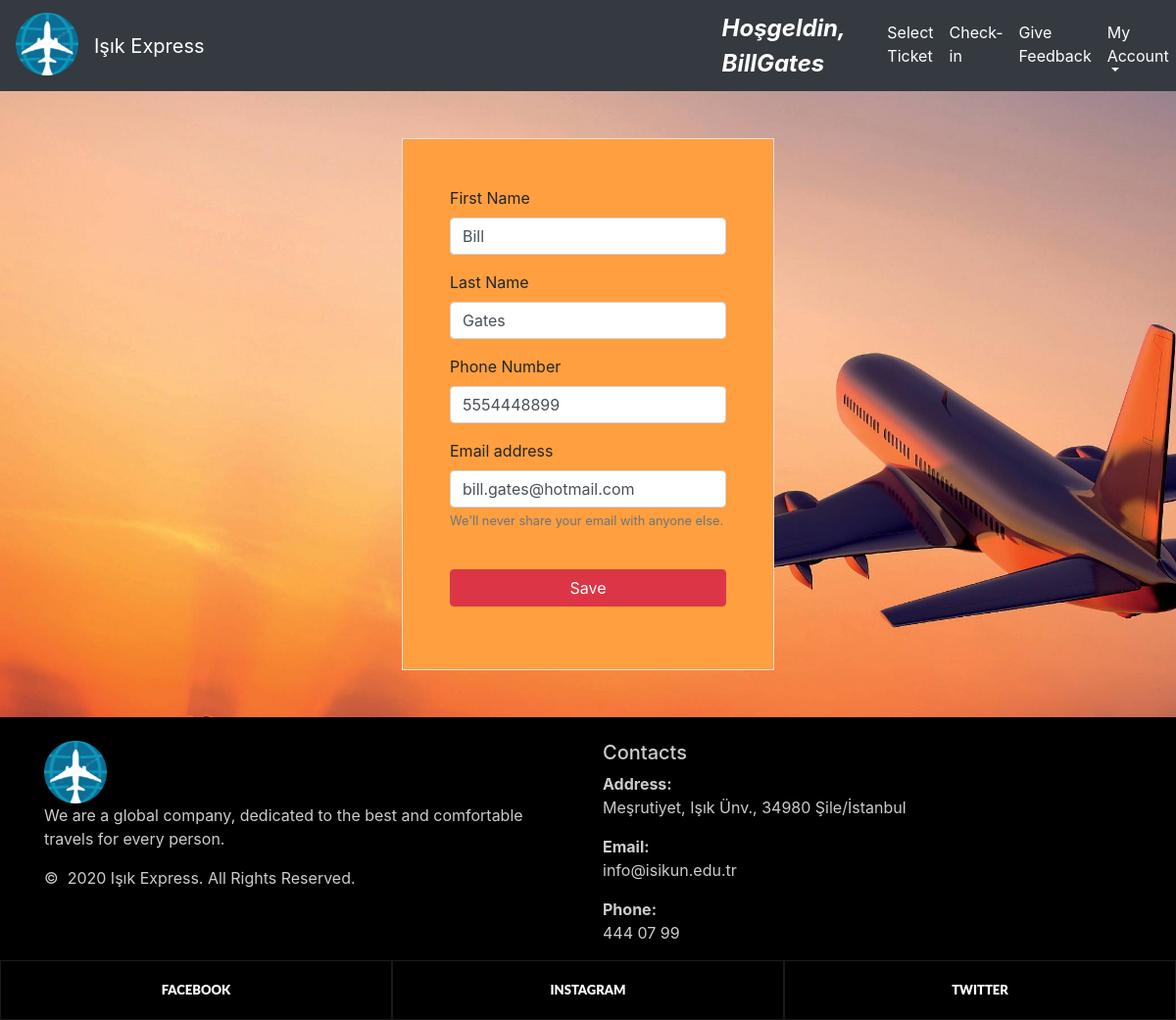
Screenshot of /changeEmail/ (signed in) with the database file from the repository.
### home/models.py (models this page shows, shortened)
class RegisteredUser(models.Model):
    user= models.OneToOneField(User,null=True,on_delete=models.CASCADE)   ## realation with django's user
    first_name = models.CharField(max_length=255,null=True)
    last_name = models.CharField(max_length=255, null=True)
    phone = models.CharField(max_length=11, null=True)
    email = models.EmailField(max_length=254)
    date_created = models.DateField(auto_now_add=True,null=True)

### home/views.py (the view)
# urls.py: path('changeEmail/', views.changeEmail, name="changeEmail"),
@login_required
def changeEmail(request):
    registereduser = request.user.registereduser
    form = ChangeEmailForm(instance=registereduser)
    if request.method =='POST':
        form = ChangeEmailForm(request.POST,instance=registereduser)
        if form.is_valid():
            form.save()
            return redirect('/homepage')
    context = {'form':form}
    return render(request, 'home/changeEmail.html', context)

### home/forms.py
class ChangeEmailForm(ModelForm):
   class Meta:
      model=RegisteredUser
      fields = ['first_name','last_name','email','phone']
      widgets = {     # django formları için css style
         'first_name': forms.TextInput(attrs={'class': 'form-control'}),
         'last_name': forms.TextInput(attrs={'class': 'form-control'}),
         'phone': forms.TextInput(attrs={'class': 'form-control'}),
         'email': forms.TextInput(attrs={'class': 'form-control'}),
      }

### home/templates/home/changeEmail.html (shortened to what this page needs)
{% extends 'home/main.html' %}
{% load static %}
{% block content %}
<head>
    <link rel="stylesheet" href="https://stackpath.bootstrapcdn.com/bootstrap/4.1.3/css/bootstrap.min.css"
>
</head>
<body class="first-info">
<div class="row">
    <div class="col-sm-4"></div>
    <div class="col-sm-4">
        <div class="container border p-5 my-5"  style="background-color:#ff9f40" >
            <form method="POST">
                <div class="form-group">
                    <label>First Name</label>
                    <div>{{form.first_name}}</div>
                </div>
                <div class="form-group">
                    <label>Last Name</label>
                    <div>{{form.last_name}}</div>
                </div>
                <div class="form-group">
                    <label>Phone Number</label>
                    <div>{{form.phone}}</div>
                </div>
                <div class="form-group">
                    <label>Email address</label>
                    <div>{{form.email}}</div>
                    <small id="emailHelp" class="form-text text-muted">We'll never share your email with anyone else.</small>
                </div>
                <button type="submit" class="btn btn-danger btn-block">Save</button>
            </form>
        </div>
    </div>
    <div class="col-sm-4"></div>
</div>
</body>
{% endblock %}

### home/templates/home/navbar.html (shortened to what this page needs)
{% load static %}
{% block content %}
<head>
</head>
<body>
<nav class="navbar navbar-expand-md navbar-dark bg-dark">
    <a class="navbar-brand pb-2" href="{% url 'homepage' %}"><img src="{% static 'images/logo.png' %}" style="height: 64px; width: 64px"></a>
                <a class="navbar-brand" href="{% url 'homepage' %}">Işık Express</a>
    <a class="nav navbar-nav navbar-right " style="margin-left: 32rem !important;" ><font  size="5" color="white"><b><i>Hoşgeldin, {{user.username}}</i></b></font></a>
    <div class="collapse navbar-collapse" id="navbarNavDropdown" style="margin-left: 3% !important;">
        <ul class="navbar-nav">
            <li class="nav-item active">
                <a class="nav-link" href="{% url 'homepage' %}">Select Ticket <span class="sr-only">(current)</span></a>
            </li>
            <li class="nav-item">
                <a class="nav-link" href="{% url 'checkin' %}" style="color:white">Check-in</a>
            </li>
            <li class="nav-item">
                <a class="nav-link" href="{% url 'FeedbackPage' %}" style="color:white">Give Feedback</a>
            </li>
            <li class="nav-item dropdown">
                <a class="nav-link dropdown-toggle"  id="navbarDropdownMenuLink" data-toggle="dropdown" aria-haspopup="true" aria-expanded="false" style="color:white"> My Account </a>
            </li>
        </ul>
    </div>
</nav>
</body>
{% endblock %}

### home/static/css/background.css (style rules this page uses)
.first-info { background-image: url( '/static/images/plane1.jpg' ) ; background-size: cover; background-repeat: no-repeat; }

### home/static/css/footer.css (style rules this page uses)
ul, ol { list-style: none; padding: 0; margin: 0; }

### home/templates/home/changeEmail.html (style rules this page uses)
.first-info { background-image: url( '/static/images/plane1.jpg' ) ; background-size: cover; background-repeat: no-repeat; background-attachment:fixed; }

### rows the page displays
RegisteredUser: first_name "Bill", last_name "Gates", phone "5554448899", email "bill.gates@hotmail.com"

### other values shown
{{ user.username }} "BillGates"
